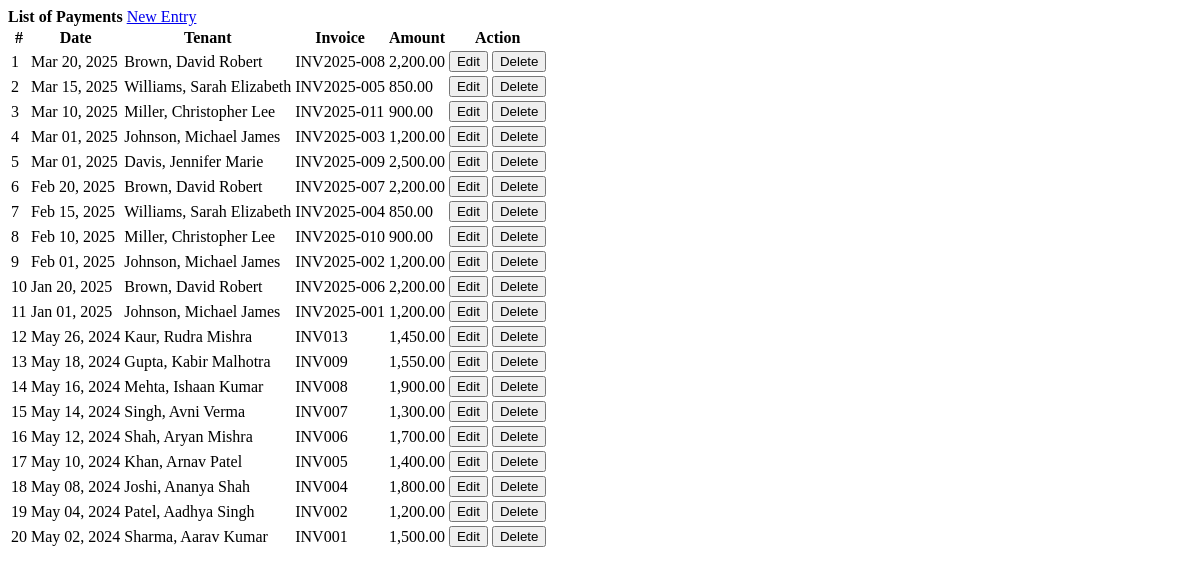
The app's page /invoices.php, older data.
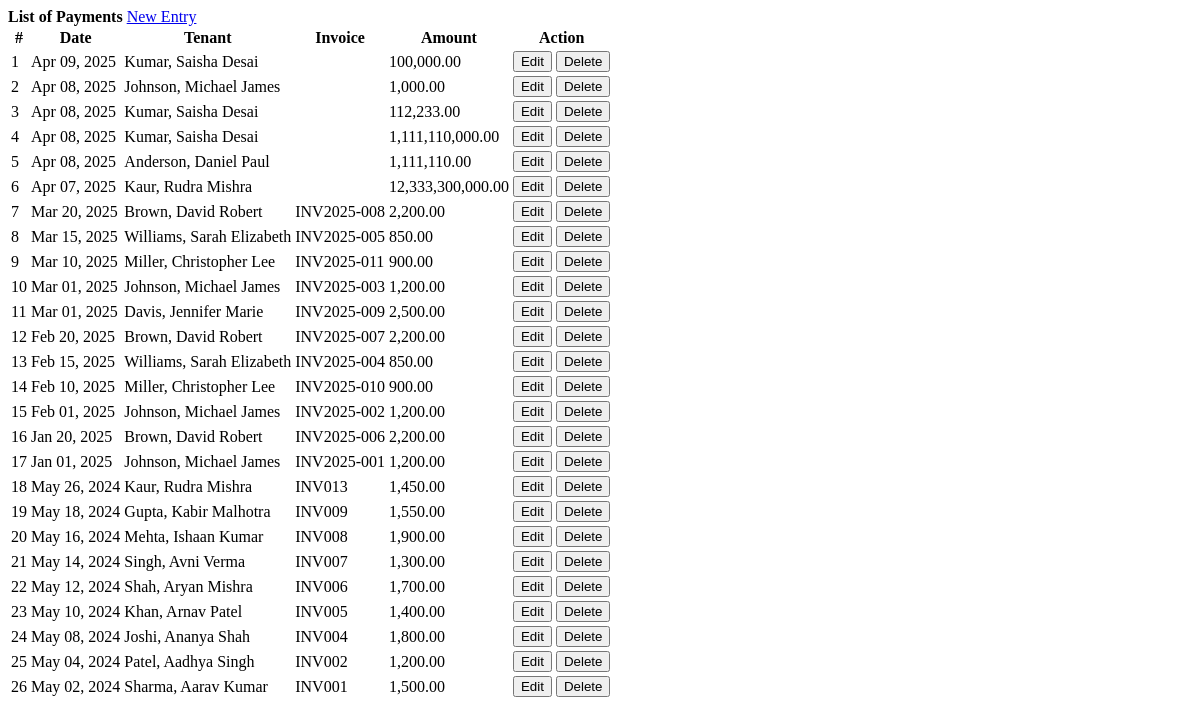
The same page, newer data.
### tables this page shows
CREATE TABLE `payments` (
  `id` int(30) NOT NULL,
  `tenant_id` int(30) NOT NULL,
  `amount` float NOT NULL,
  `invoice` varchar(50) NOT NULL,
  `date_created` datetime NOT NULL DEFAULT current_timestamp(),
  `apartment_id` int(11) NOT NULL,
  `created_by` int(11) NOT NULL,
  `created_at` timestamp NOT NULL DEFAULT current_timestamp(),
  `verified_by` int(11) DEFAULT NULL,
  `verified_at` timestamp NOT NULL DEFAULT current_timestamp() ON UPDATE current_timestamp(),
  `status` enum('pending','verified') DEFAULT 'pending',
  `payment_method` enum('credit_card','bank_transfer','cash','mobile_money') DEFAULT 'cash',
  `payment_details` text DEFAULT NULL,
  `from_date` timestamp NULL DEFAULT NULL,
  `to_date` timestamp NULL DEFAULT NULL,
  `payment_date` datetime DEFAULT NULL
);

### invoices.php (the view, shortened to what this page needs)
<?php include('db_connect.php');?>
<div class="container-fluid">
	<div class="col-lg-12">
		<div class="row">
			<div class="col-md-12">
				<div class="card">
					<div class="card-header">
						<b>List of Payments</b>
						<span class="float:right"><a class="btn btn-primary btn-block btn-sm col-sm-2 float-right" href="javascript:void(0)" id="new_invoice">
					<i class="fa fa-plus"></i> New Entry
				</a></span>
					</div>
					<div class="card-body">
						<table class="table table-condensed table-bordered table-hover">
							<thead>
								<tr>
									<th class="text-center">#</th>
									<th class="">Date</th>
									<th class="">Tenant</th>
									<th class="">Invoice</th>
									<th class="">Amount</th>
									<th class="text-center">Action</th>
								</tr>
							</thead>
							<tbody>
								<?php
								$i = 1;
								$invoices = $conn->query("SELECT p.*,concat(t.lastname,', ',t.firstname,' ',t.middlename) as name FROM payments p inner join tenants t on t.id = p.tenant_id where t.status = 1 order by date(p.date_created) desc ");
								while($row=$invoices->fetch_assoc()):
								?>
								<tr>
									<td class="text-center"><?php echo $i++ ?></td>
									<td>
										<?php echo date('M d, Y',strtotime($row['date_created'])) ?>
									</td>
									<td class="">
										 <p><?php echo ucwords($row['name']) ?></p>
									</td>
									<td class="">
										 <p><?php echo ucwords($row['invoice']) ?></p>
									</td>
									<td class="text-right">
										 <p><?php echo number_format($row['amount'],2) ?></p>
									</td>
									<td class="text-center">
										<button class="btn btn-sm btn-primary edit_invoice" type="button" data-id="<?php echo $row['id'] ?>" >Edit</button>
										<button class="btn btn-sm btn-danger delete_invoice" type="button" data-id="<?php echo $row['id'] ?>">Delete</button>
									</td>
								</tr>
								<?php endwhile; ?>
							</tbody>
						</table>
					</div>
				</div>
			</div>
		</div>
	</div>
</div>

### invoices.php (style rules this page uses)
td { vertical-align: middle !important; }
td p { margin: unset }

Row changes from the older to the newer data that the page shows:
added payments: date_created "Apr 09, 2025", name "Kumar, Saisha Desai", amount "100,000.00"
added payments: date_created "Apr 08, 2025", name "Johnson, Michael James", amount "1,000.00"
added payments: date_created "Apr 08, 2025", name "Kumar, Saisha Desai", amount "112,233.00"
added payments: date_created "Apr 08, 2025", name "Kumar, Saisha Desai", amount "1,111,110,000.00"
added payments: date_created "Apr 08, 2025", name "Anderson, Daniel Paul", amount "1,111,110.00"
added payments: date_created "Apr 07, 2025", name "Kaur, Rudra Mishra", amount "12,333,300,000.00"
